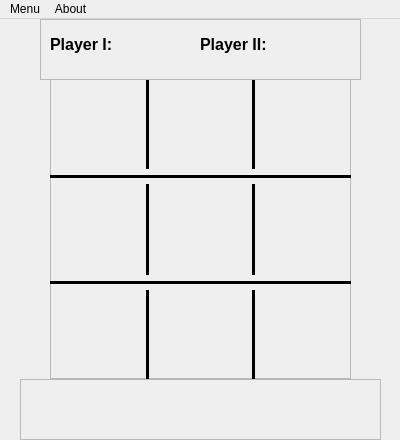
<?xml version="1.0" encoding="UTF-8"?>
<ui version="4.0">
 <class>Pitch</class>
 <widget class="QMainWindow" name="Pitch">
  <property name="geometry">
   <rect>
    <x>0</x>
    <y>0</y>
    <width>400</width>
    <height>440</height>
   </rect>
  </property>
  <property name="sizePolicy">
   <sizepolicy hsizetype="Fixed" vsizetype="Fixed">
    <horstretch>0</horstretch>
    <verstretch>0</verstretch>
   </sizepolicy>
  </property>
  <property name="minimumSize">
   <size>
    <width>400</width>
    <height>440</height>
   </size>
  </property>
  <property name="maximumSize">
   <size>
    <width>400</width>
    <height>440</height>
   </size>
  </property>
  <property name="acceptDrops">
   <bool>false</bool>
  </property>
  <property name="windowTitle">
   <string>__OX__</string>
  </property>
  <property name="windowIcon">
   <iconset resource="resource.qrc">
    <normaloff>:/Images/Images/thumbnail.png</normaloff>:/Images/Images/thumbnail.png</iconset>
  </property>
  <property name="tabShape">
   <enum>QTabWidget::Rounded</enum>
  </property>
  <widget class="QWidget" name="centralwidget">
   <widget class="QFrame" name="frame">
    <property name="geometry">
     <rect>
      <x>50</x>
      <y>60</y>
      <width>301</width>
      <height>300</height>
     </rect>
    </property>
    <property name="frameShape">
     <enum>QFrame::StyledPanel</enum>
    </property>
    <property name="frameShadow">
     <enum>QFrame::Raised</enum>
    </property>
    <widget class="QWidget" name="gridLayoutWidget">
     <property name="geometry">
      <rect>
       <x>0</x>
       <y>0</y>
       <width>301</width>
       <height>301</height>
      </rect>
     </property>
     <layout class="QGridLayout" name="gridLayout">
      <item row="1" column="0" colspan="5">
       <widget class="Line" name="line">
        <property name="frameShadow">
         <enum>QFrame::Plain</enum>
        </property>
        <property name="lineWidth">
         <number>3</number>
        </property>
        <property name="orientation">
         <enum>Qt::Horizontal</enum>
        </property>
       </widget>
      </item>
      <item row="4" column="2">
       <widget class="QPushButton" name="but_8">
        <property name="sizePolicy">
         <sizepolicy hsizetype="Minimum" vsizetype="Expanding">
          <horstretch>0</horstretch>
          <verstretch>0</verstretch>
         </sizepolicy>
        </property>
        <property name="focusPolicy">
         <enum>Qt::NoFocus</enum>
        </property>
        <property name="text">
         <string/>
        </property>
        <property name="iconSize">
         <size>
          <width>75</width>
          <height>75</height>
         </size>
        </property>
        <property name="shortcut">
         <string>2</string>
        </property>
        <property name="flat">
         <bool>true</bool>
        </property>
       </widget>
      </item>
      <item row="2" column="2">
       <widget class="QPushButton" name="but_5">
        <property name="sizePolicy">
         <sizepolicy hsizetype="Minimum" vsizetype="Expanding">
          <horstretch>0</horstretch>
          <verstretch>0</verstretch>
         </sizepolicy>
        </property>
        <property name="focusPolicy">
         <enum>Qt::NoFocus</enum>
        </property>
        <property name="text">
         <string/>
        </property>
        <property name="iconSize">
         <size>
          <width>75</width>
          <height>75</height>
         </size>
        </property>
        <property name="shortcut">
         <string>5</string>
        </property>
        <property name="flat">
         <bool>true</bool>
        </property>
       </widget>
      </item>
      <item row="2" column="0">
       <widget class="QPushButton" name="but_4">
        <property name="sizePolicy">
         <sizepolicy hsizetype="Minimum" vsizetype="Expanding">
          <horstretch>0</horstretch>
          <verstretch>0</verstretch>
         </sizepolicy>
        </property>
        <property name="focusPolicy">
         <enum>Qt::NoFocus</enum>
        </property>
        <property name="text">
         <string/>
        </property>
        <property name="iconSize">
         <size>
          <width>75</width>
          <height>75</height>
         </size>
        </property>
        <property name="shortcut">
         <string>4</string>
        </property>
        <property name="flat">
         <bool>true</bool>
        </property>
       </widget>
      </item>
      <item row="0" column="1">
       <widget class="Line" name="line_8">
        <property name="sizePolicy">
         <sizepolicy hsizetype="Fixed" vsizetype="Expanding">
          <horstretch>0</horstretch>
          <verstretch>0</verstretch>
         </sizepolicy>
        </property>
        <property name="frameShadow">
         <enum>QFrame::Plain</enum>
        </property>
        <property name="lineWidth">
         <number>3</number>
        </property>
        <property name="orientation">
         <enum>Qt::Vertical</enum>
        </property>
       </widget>
      </item>
      <item row="2" column="4">
       <widget class="QPushButton" name="but_6">
        <property name="sizePolicy">
         <sizepolicy hsizetype="Minimum" vsizetype="Expanding">
          <horstretch>0</horstretch>
          <verstretch>0</verstretch>
         </sizepolicy>
        </property>
        <property name="focusPolicy">
         <enum>Qt::NoFocus</enum>
        </property>
        <property name="text">
         <string/>
        </property>
        <property name="iconSize">
         <size>
          <width>75</width>
          <height>75</height>
         </size>
        </property>
        <property name="shortcut">
         <string>6</string>
        </property>
        <property name="flat">
         <bool>true</bool>
        </property>
       </widget>
      </item>
      <item row="2" column="1">
       <widget class="Line" name="line_3">
        <property name="sizePolicy">
         <sizepolicy hsizetype="Fixed" vsizetype="Expanding">
          <horstretch>0</horstretch>
          <verstretch>0</verstretch>
         </sizepolicy>
        </property>
        <property name="frameShadow">
         <enum>QFrame::Plain</enum>
        </property>
        <property name="lineWidth">
         <number>3</number>
        </property>
        <property name="orientation">
         <enum>Qt::Vertical</enum>
        </property>
       </widget>
      </item>
      <item row="4" column="4">
       <widget class="QPushButton" name="but_9">
        <property name="sizePolicy">
         <sizepolicy hsizetype="Minimum" vsizetype="Expanding">
          <horstretch>0</horstretch>
          <verstretch>0</verstretch>
         </sizepolicy>
        </property>
        <property name="focusPolicy">
         <enum>Qt::NoFocus</enum>
        </property>
        <property name="text">
         <string/>
        </property>
        <property name="iconSize">
         <size>
          <width>75</width>
          <height>75</height>
         </size>
        </property>
        <property name="shortcut">
         <string>3</string>
        </property>
        <property name="flat">
         <bool>true</bool>
        </property>
       </widget>
      </item>
      <item row="2" column="3">
       <widget class="Line" name="line_4">
        <property name="sizePolicy">
         <sizepolicy hsizetype="Fixed" vsizetype="Expanding">
          <horstretch>0</horstretch>
          <verstretch>0</verstretch>
         </sizepolicy>
        </property>
        <property name="font">
         <font>
          <weight>50</weight>
          <bold>false</bold>
         </font>
        </property>
        <property name="frameShadow">
         <enum>QFrame::Plain</enum>
        </property>
        <property name="lineWidth">
         <number>3</number>
        </property>
        <property name="orientation">
         <enum>Qt::Vertical</enum>
        </property>
       </widget>
      </item>
      <item row="0" column="4">
       <widget class="QPushButton" name="but_3">
        <property name="sizePolicy">
         <sizepolicy hsizetype="Minimum" vsizetype="Expanding">
          <horstretch>0</horstretch>
          <verstretch>0</verstretch>
         </sizepolicy>
        </property>
        <property name="mouseTracking">
         <bool>false</bool>
        </property>
        <property name="tabletTracking">
         <bool>false</bool>
        </property>
        <property name="focusPolicy">
         <enum>Qt::NoFocus</enum>
        </property>
        <property name="acceptDrops">
         <bool>false</bool>
        </property>
        <property name="text">
         <string/>
        </property>
        <property name="iconSize">
         <size>
          <width>75</width>
          <height>75</height>
         </size>
        </property>
        <property name="shortcut">
         <string>9</string>
        </property>
        <property name="autoDefault">
         <bool>false</bool>
        </property>
        <property name="flat">
         <bool>true</bool>
        </property>
       </widget>
      </item>
      <item row="4" column="0">
       <widget class="QPushButton" name="but_7">
        <property name="sizePolicy">
         <sizepolicy hsizetype="Minimum" vsizetype="Expanding">
          <horstretch>0</horstretch>
          <verstretch>0</verstretch>
         </sizepolicy>
        </property>
        <property name="focusPolicy">
         <enum>Qt::NoFocus</enum>
        </property>
        <property name="text">
         <string/>
        </property>
        <property name="iconSize">
         <size>
          <width>75</width>
          <height>75</height>
         </size>
        </property>
        <property name="shortcut">
         <string>1</string>
        </property>
        <property name="flat">
         <bool>true</bool>
        </property>
       </widget>
      </item>
      <item row="0" column="2">
       <widget class="QPushButton" name="but_2">
        <property name="sizePolicy">
         <sizepolicy hsizetype="Minimum" vsizetype="Expanding">
          <horstretch>0</horstretch>
          <verstretch>0</verstretch>
         </sizepolicy>
        </property>
        <property name="mouseTracking">
         <bool>false</bool>
        </property>
        <property name="focusPolicy">
         <enum>Qt::NoFocus</enum>
        </property>
        <property name="text">
         <string/>
        </property>
        <property name="iconSize">
         <size>
          <width>75</width>
          <height>75</height>
         </size>
        </property>
        <property name="shortcut">
         <string>8</string>
        </property>
        <property name="flat">
         <bool>true</bool>
        </property>
       </widget>
      </item>
      <item row="4" column="1">
       <widget class="Line" name="line_7">
        <property name="sizePolicy">
         <sizepolicy hsizetype="Fixed" vsizetype="Expanding">
          <horstretch>0</horstretch>
          <verstretch>0</verstretch>
         </sizepolicy>
        </property>
        <property name="frameShadow">
         <enum>QFrame::Plain</enum>
        </property>
        <property name="lineWidth">
         <number>3</number>
        </property>
        <property name="orientation">
         <enum>Qt::Vertical</enum>
        </property>
       </widget>
      </item>
      <item row="0" column="0">
       <widget class="QPushButton" name="but_1">
        <property name="sizePolicy">
         <sizepolicy hsizetype="Minimum" vsizetype="Expanding">
          <horstretch>0</horstretch>
          <verstretch>0</verstretch>
         </sizepolicy>
        </property>
        <property name="focusPolicy">
         <enum>Qt::NoFocus</enum>
        </property>
        <property name="text">
         <string/>
        </property>
        <property name="iconSize">
         <size>
          <width>75</width>
          <height>75</height>
         </size>
        </property>
        <property name="shortcut">
         <string>7</string>
        </property>
        <property name="flat">
         <bool>true</bool>
        </property>
       </widget>
      </item>
      <item row="3" column="0" colspan="5">
       <widget class="Line" name="line_2">
        <property name="frameShadow">
         <enum>QFrame::Plain</enum>
        </property>
        <property name="lineWidth">
         <number>3</number>
        </property>
        <property name="orientation">
         <enum>Qt::Horizontal</enum>
        </property>
       </widget>
      </item>
      <item row="4" column="3">
       <widget class="Line" name="line_6">
        <property name="sizePolicy">
         <sizepolicy hsizetype="Fixed" vsizetype="Expanding">
          <horstretch>0</horstretch>
          <verstretch>0</verstretch>
         </sizepolicy>
        </property>
        <property name="frameShadow">
         <enum>QFrame::Plain</enum>
        </property>
        <property name="lineWidth">
         <number>3</number>
        </property>
        <property name="orientation">
         <enum>Qt::Vertical</enum>
        </property>
       </widget>
      </item>
      <item row="0" column="3">
       <widget class="Line" name="line_5">
        <property name="sizePolicy">
         <sizepolicy hsizetype="Fixed" vsizetype="Expanding">
          <horstretch>0</horstretch>
          <verstretch>0</verstretch>
         </sizepolicy>
        </property>
        <property name="frameShadow">
         <enum>QFrame::Plain</enum>
        </property>
        <property name="lineWidth">
         <number>3</number>
        </property>
        <property name="orientation">
         <enum>Qt::Vertical</enum>
        </property>
       </widget>
      </item>
     </layout>
    </widget>
   </widget>
   <widget class="QFrame" name="frame_2">
    <property name="geometry">
     <rect>
      <x>20</x>
      <y>360</y>
      <width>361</width>
      <height>61</height>
     </rect>
    </property>
    <property name="frameShape">
     <enum>QFrame::StyledPanel</enum>
    </property>
    <property name="frameShadow">
     <enum>QFrame::Raised</enum>
    </property>
    <widget class="QPushButton" name="newgame">
     <property name="geometry">
      <rect>
       <x>0</x>
       <y>10</y>
       <width>171</width>
       <height>41</height>
      </rect>
     </property>
     <property name="focusPolicy">
      <enum>Qt::NoFocus</enum>
     </property>
     <property name="text">
      <string/>
     </property>
     <property name="icon">
      <iconset resource="resource.qrc">
       <normaloff>:/Images/Images/newgame.png</normaloff>:/Images/Images/newgame.png</iconset>
     </property>
     <property name="iconSize">
      <size>
       <width>140</width>
       <height>40</height>
      </size>
     </property>
     <property name="shortcut">
      <string>Esc</string>
     </property>
     <property name="flat">
      <bool>true</bool>
     </property>
    </widget>
    <widget class="QPushButton" name="countinue">
     <property name="geometry">
      <rect>
       <x>190</x>
       <y>10</y>
       <width>171</width>
       <height>41</height>
      </rect>
     </property>
     <property name="focusPolicy">
      <enum>Qt::NoFocus</enum>
     </property>
     <property name="text">
      <string/>
     </property>
     <property name="icon">
      <iconset resource="resource.qrc">
       <normaloff>:/Images/Images/countinue.png</normaloff>:/Images/Images/countinue.png</iconset>
     </property>
     <property name="iconSize">
      <size>
       <width>140</width>
       <height>40</height>
      </size>
     </property>
     <property name="shortcut">
      <string>Return</string>
     </property>
     <property name="flat">
      <bool>true</bool>
     </property>
    </widget>
    <widget class="QPushButton" name="thumbnail">
     <property name="geometry">
      <rect>
       <x>155</x>
       <y>5</y>
       <width>50</width>
       <height>50</height>
      </rect>
     </property>
     <property name="focusPolicy">
      <enum>Qt::NoFocus</enum>
     </property>
     <property name="toolTip">
      <string/>
     </property>
     <property name="text">
      <string/>
     </property>
     <property name="icon">
      <iconset resource="resource.qrc">
       <normaloff>:/Images/Images/thumbnail.png</normaloff>:/Images/Images/thumbnail.png</iconset>
     </property>
     <property name="iconSize">
      <size>
       <width>50</width>
       <height>50</height>
      </size>
     </property>
     <property name="flat">
      <bool>true</bool>
     </property>
    </widget>
   </widget>
   <widget class="QFrame" name="frame_3">
    <property name="geometry">
     <rect>
      <x>40</x>
      <y>0</y>
      <width>321</width>
      <height>61</height>
     </rect>
    </property>
    <property name="frameShape">
     <enum>QFrame::StyledPanel</enum>
    </property>
    <property name="frameShadow">
     <enum>QFrame::Raised</enum>
    </property>
    <widget class="QLabel" name="player_I">
     <property name="geometry">
      <rect>
       <x>10</x>
       <y>10</y>
       <width>81</width>
       <height>31</height>
      </rect>
     </property>
     <property name="font">
      <font>
       <pointsize>12</pointsize>
       <weight>75</weight>
       <bold>true</bold>
      </font>
     </property>
     <property name="text">
      <string>Player I:</string>
     </property>
    </widget>
    <widget class="QLabel" name="player_II">
     <property name="geometry">
      <rect>
       <x>160</x>
       <y>10</y>
       <width>81</width>
       <height>31</height>
      </rect>
     </property>
     <property name="font">
      <font>
       <pointsize>12</pointsize>
       <weight>75</weight>
       <bold>true</bold>
      </font>
     </property>
     <property name="text">
      <string>Player II:</string>
     </property>
    </widget>
    <widget class="QPushButton" name="p1Icon">
     <property name="geometry">
      <rect>
       <x>90</x>
       <y>5</y>
       <width>40</width>
       <height>40</height>
      </rect>
     </property>
     <property name="focusPolicy">
      <enum>Qt::NoFocus</enum>
     </property>
     <property name="toolTip">
      <string>Choose Player I Icon</string>
     </property>
     <property name="text">
      <string/>
     </property>
     <property name="iconSize">
      <size>
       <width>40</width>
       <height>40</height>
      </size>
     </property>
     <property name="shortcut">
      <string>Left</string>
     </property>
     <property name="flat">
      <bool>true</bool>
     </property>
    </widget>
    <widget class="QPushButton" name="p2Icon">
     <property name="geometry">
      <rect>
       <x>250</x>
       <y>5</y>
       <width>40</width>
       <height>40</height>
      </rect>
     </property>
     <property name="focusPolicy">
      <enum>Qt::NoFocus</enum>
     </property>
     <property name="toolTip">
      <string>Choose Player II Icon</string>
     </property>
     <property name="text">
      <string/>
     </property>
     <property name="iconSize">
      <size>
       <width>40</width>
       <height>40</height>
      </size>
     </property>
     <property name="shortcut">
      <string>Right</string>
     </property>
     <property name="flat">
      <bool>true</bool>
     </property>
    </widget>
    <widget class="QLabel" name="player1Win">
     <property name="geometry">
      <rect>
       <x>140</x>
       <y>0</y>
       <width>21</width>
       <height>21</height>
      </rect>
     </property>
     <property name="font">
      <font>
       <pointsize>10</pointsize>
       <weight>75</weight>
       <bold>true</bold>
      </font>
     </property>
     <property name="text">
      <string/>
     </property>
    </widget>
    <widget class="QLabel" name="player2Win">
     <property name="geometry">
      <rect>
       <x>300</x>
       <y>0</y>
       <width>20</width>
       <height>20</height>
      </rect>
     </property>
     <property name="font">
      <font>
       <pointsize>10</pointsize>
       <weight>75</weight>
       <bold>true</bold>
      </font>
     </property>
     <property name="text">
      <string/>
     </property>
    </widget>
    <widget class="QLabel" name="turn1Label">
     <property name="geometry">
      <rect>
       <x>10</x>
       <y>50</y>
       <width>121</width>
       <height>6</height>
      </rect>
     </property>
     <property name="styleSheet">
      <string notr="true"/>
     </property>
     <property name="text">
      <string/>
     </property>
     <property name="pixmap">
      <pixmap resource="resource.qrc">:/Images/Images/turn.png</pixmap>
     </property>
    </widget>
    <widget class="QLabel" name="turn2Label">
     <property name="geometry">
      <rect>
       <x>160</x>
       <y>50</y>
       <width>131</width>
       <height>6</height>
      </rect>
     </property>
     <property name="text">
      <string/>
     </property>
     <property name="pixmap">
      <pixmap resource="resource.qrc">:/Images/Images/turn.png</pixmap>
     </property>
    </widget>
   </widget>
  </widget>
  <widget class="QMenuBar" name="menubar">
   <property name="geometry">
    <rect>
     <x>0</x>
     <y>0</y>
     <width>400</width>
     <height>20</height>
    </rect>
   </property>
   <property name="sizePolicy">
    <sizepolicy hsizetype="Fixed" vsizetype="Minimum">
     <horstretch>0</horstretch>
     <verstretch>0</verstretch>
    </sizepolicy>
   </property>
   <property name="autoFillBackground">
    <bool>true</bool>
   </property>
   <property name="nativeMenuBar">
    <bool>true</bool>
   </property>
   <widget class="QMenu" name="menumenu">
    <property name="title">
     <string>Menu</string>
    </property>
    <addaction name="separator"/>
    <addaction name="actionExit"/>
   </widget>
   <widget class="QMenu" name="menuAbout">
    <property name="title">
     <string>About</string>
    </property>
    <widget class="QMenu" name="menuAbout_Game">
     <property name="title">
      <string>About This Game</string>
     </property>
     <addaction name="actionHow_To_Play"/>
     <addaction name="actionThe_history_of_XO"/>
    </widget>
    <addaction name="menuAbout_Game"/>
    <addaction name="actionAbout_QT"/>
   </widget>
   <addaction name="menumenu"/>
   <addaction name="menuAbout"/>
  </widget>
  <action name="actionExit">
   <property name="text">
    <string>Exit</string>
   </property>
  </action>
  <action name="actionAbout_Us">
   <property name="text">
    <string>About Us</string>
   </property>
  </action>
  <action name="actionAbout_QT">
   <property name="text">
    <string>About QT</string>
   </property>
  </action>
  <action name="actionHow_To_Play">
   <property name="text">
    <string>How To Play</string>
   </property>
  </action>
  <action name="actionThe_history_of_XO">
   <property name="text">
    <string>A Brief History Of OX</string>
   </property>
  </action>
 </widget>
 <resources>
  <include location="resource.qrc"/>
 </resources>
 <connections/>
</ui>
